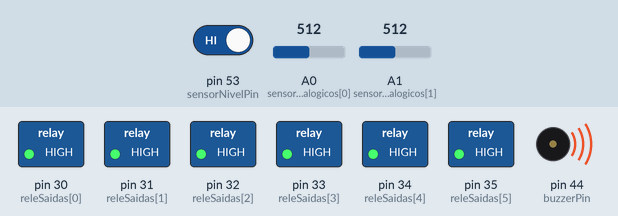
Bench run of a sketch on a simulated Arduino Mega 2560, built with avr-gcc and run on an emulated ATmega2560. On the bench: switched loads named in the sketch (green lamp = pin HIGH), buzzer (waves = sounding). The test bench sets the inputs (shaded band); at power-on: pin 53 (sensorNivelPin) HIGH, A0 (sensoresAnalogicos[0]) = 512, A1 (sensoresAnalogicos[1]) = 512. What the sketch prints to the serial monitor is not drawn.

Above: at 1.4 s.
1.5 s: pin 53 (sensorNivelPin) driven LOW
At 1.9 s:
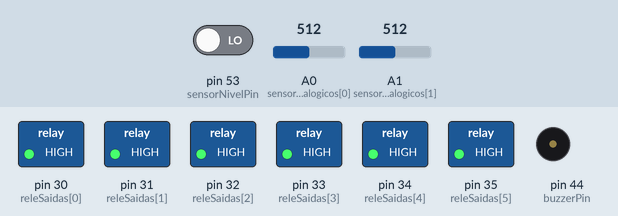
At 14.6 s:
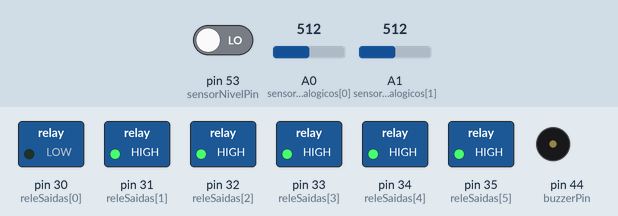
Timing chart, 0 to 34.3 s (numbered marks = the images above; inputs shaded):
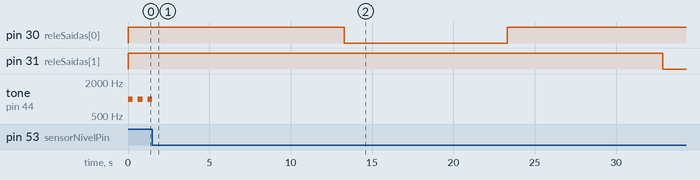

The sketch:

sensor.ino
```cpp
// =====================================================
// SISTEMA DE IRRIGACAO AUTOMATICA - VERSAO JSON READY
// =====================================================

// ---------------- CONFIGURACAO BASICA ----------------
const int numSensores = 6;
const int sensoresAnalogicos[numSensores] = {A0, A1, A2, A3, A4, A5};
const int releSaidas[numSensores] = {30, 31, 32, 33, 34, 35};
const int buzzerPin = 44;
const int sensorNivelPin = 53;

// ---------------- CONTROLE DE FALHA ----------------
int tentativasRega[numSensores];
const int LIMITE_ALERTA_FALHA = 3;

// ---------------- ESTATISTICAS ----------------
float somaUmidadeDia[numSensores];
float somaBrutoDia[numSensores];
float litrosPorVasoDia[numSensores];
float litrosTotalDia = 0;

unsigned long contagemCiclosDia = 0;
unsigned long tempoInicioDia = 0;
const unsigned long VINTE_QUATRO_HORAS = 86400000;

// ---------------- VAZAO ----------------
const float VAZAO_BOMBA_L_MIN = 1.25;

// ---------------- CONFIGURACAO ----------------
const int amostras = 15;
const int VALOR_SECO = 635;
const int VALOR_MOLHADO = 215;
int LIMITE_REGA = 90;

// ---------------- TEMPOS ----------------
const unsigned long tempoRega = 10000;
const unsigned long tempoEspera = 3000;
const unsigned long intervaloCiclo = 10000;

// =====================================================

void setup() {
  Serial.begin(9600);

  for (int i = 0; i < numSensores; i++) {
    pinMode(releSaidas[i], OUTPUT);
    digitalWrite(releSaidas[i], HIGH);

    tentativasRega[i] = 0;
    somaUmidadeDia[i] = 0;
    somaBrutoDia[i] = 0;
    litrosPorVasoDia[i] = 0;
  }

  pinMode(buzzerPin, OUTPUT);
  pinMode(sensorNivelPin, INPUT_PULLUP);

  tempoInicioDia = millis();
}

// =====================================================

void loop() {
  processarRega();
  checarViradaDeDia();
  delayInteligente(intervaloCiclo);
}

// =====================================================

void processarRega() {

  contagemCiclosDia++;

  for (int i = 0; i < numSensores; i++) {

    if (digitalRead(sensorNivelPin)) {
      emergenciaReservatorio();
      return;
    }

    long somaLeiturasLocal = 0;

    for (int j = 0; j < amostras; j++) {
      somaLeiturasLocal += analogRead(sensoresAnalogicos[i]);
      delay(100);
    }

    int leituraMediaBruta = somaLeiturasLocal / amostras;

    if (leituraMediaBruta < 50 || leituraMediaBruta > 1000)
      continue;

    int umidade = map(leituraMediaBruta, VALOR_SECO, VALOR_MOLHADO, 0, 100);
    umidade = constrain(umidade, 0, 100);

    somaUmidadeDia[i] += umidade;
    somaBrutoDia[i] += leituraMediaBruta;

    bool irrigou = false;
    float litrosAplicados = 0;

    // ---------- IRRIGACAO ----------
    if (umidade < LIMITE_REGA) {

      int umidadeAntes = umidade;

      digitalWrite(releSaidas[i], LOW);
      delay(tempoRega);
      digitalWrite(releSaidas[i], HIGH);
      delay(tempoEspera);

      irrigou = true;

      litrosAplicados = (tempoRega / 60000.0) * VAZAO_BOMBA_L_MIN;
      litrosPorVasoDia[i] += litrosAplicados;
      litrosTotalDia += litrosAplicados;

      delay(5000); // tempo absorcao

      int novaLeitura = analogRead(sensoresAnalogicos[i]);
      int novaUmidade = map(novaLeitura, VALOR_SECO, VALOR_MOLHADO, 0, 100);
      novaUmidade = constrain(novaUmidade, 0, 100);

      if (novaUmidade <= umidadeAntes) {
        tentativasRega[i]++;

        if (tentativasRega[i] >= LIMITE_ALERTA_FALHA) {
          dispararAlertaSonoro();
        }

      } else {
        tentativasRega[i] = 0;
      }

      umidade = novaUmidade;
    } else {
      tentativasRega[i] = 0;
    }

    // ---------- LOG JSON POR VASO ----------
    Serial.print("{");
    Serial.print("\"timestamp\":");
    Serial.print(millis());
    Serial.print(",\"vaso\":");
    Serial.print(i);
    Serial.print(",\"umidade\":");
    Serial.print(umidade);
    Serial.print(",\"adc\":");
    Serial.print(leituraMediaBruta);
    Serial.print(",\"irrigou\":");
    Serial.print(irrigou ? "true" : "false");
    Serial.print(",\"litros_aplicados\":");
    Serial.print(litrosAplicados, 3);
    Serial.print(",\"litros_dia\":");
    Serial.print(litrosPorVasoDia[i], 3);
    Serial.print(",\"total_dia\":");
    Serial.print(litrosTotalDia, 3);
    Serial.print(",\"falhas\":");
    Serial.print(tentativasRega[i]);
    Serial.println("}");
  }

  // ---------- LOG JSON CONSOLIDADO DO CICLO ----------
  Serial.print("{\"ciclo\":");
  Serial.print(contagemCiclosDia);
  Serial.print(",\"total_dia\":");
  Serial.print(litrosTotalDia, 3);
  Serial.println("}");
}

// =====================================================

void checarViradaDeDia() {

  if ((unsigned long)(millis() - tempoInicioDia) >= VINTE_QUATRO_HORAS) {

    for (int i = 0; i < numSensores; i++) {
      somaUmidadeDia[i] = 0;
      somaBrutoDia[i] = 0;
      litrosPorVasoDia[i] = 0;
      tentativasRega[i] = 0;
    }

    litrosTotalDia = 0;
    contagemCiclosDia = 0;
    tempoInicioDia = millis();
  }
}

// =====================================================

void dispararAlertaSonoro() {
  for (int r = 0; r < 5; r++) {
    tone(buzzerPin, 2000);
    delay(150);
    noTone(buzzerPin);
    delay(150);
  }
}

// =====================================================

void emergenciaReservatorio() {

  for (int i = 0; i < numSensores; i++)
    digitalWrite(releSaidas[i], HIGH);

  Serial.println("{\"erro\":\"reservatorio_vazio\"}");

  while (digitalRead(sensorNivelPin)) {
    tone(buzzerPin, 1000);
    delay(300);
    noTone(buzzerPin);
    delay(300);
  }
}

// =====================================================

void delayInteligente(unsigned long ms) {
  unsigned long inicio = millis();
  while (millis() - inicio < ms) {
    yield();
  }
}
```

Measured:
- after the input at 1.5 s, pin 30 (releSaidas[0]): HIGH → LOW after 11.8 s, → HIGH 10.0 s later; pin 31 (releSaidas[1]): HIGH → LOW after 31.4 s; tone on pin 44 (buzzerPin): goes on until 1.5 s, then stays silent
- by itself, tone on pin 44 (buzzerPin): alternates 1000 Hz for 0.30 s and silent for 0.30 s
